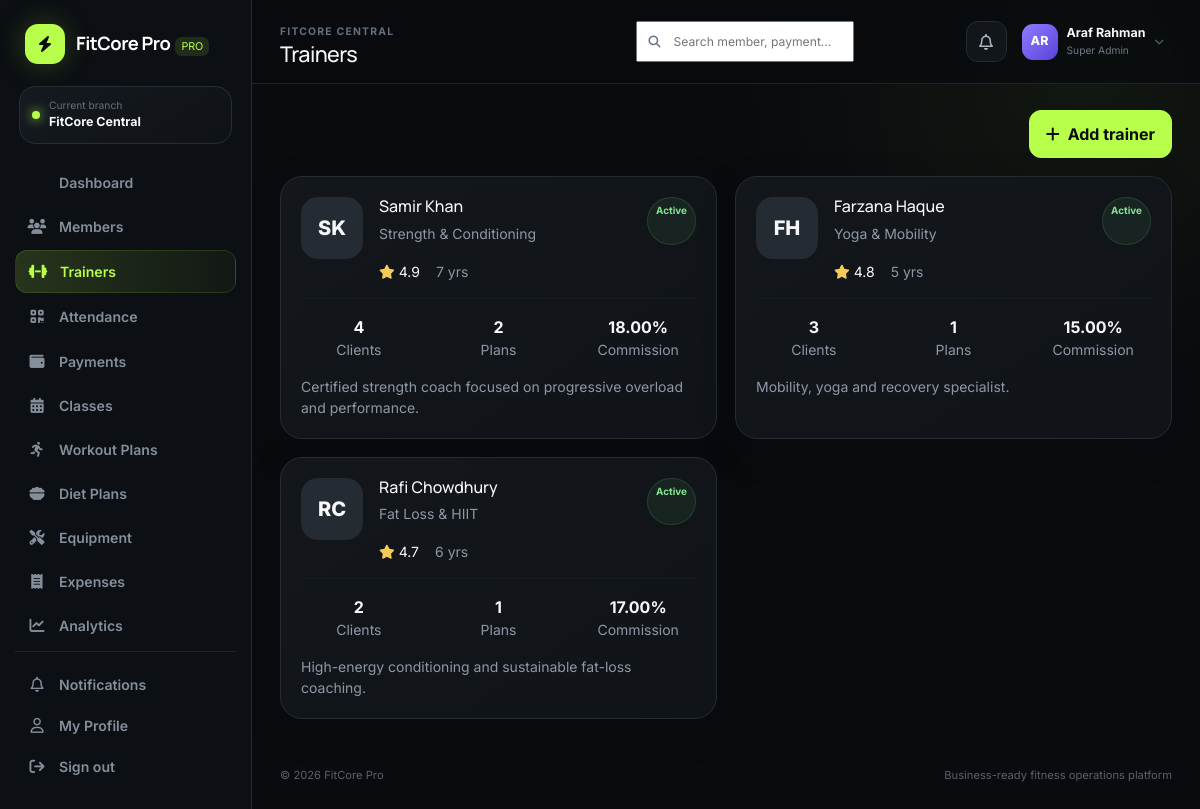
The app's page /app/trainers.php (signed in) with its own data.
### tables this page shows
CREATE TABLE branches (
  id INT UNSIGNED AUTO_INCREMENT PRIMARY KEY,
  name VARCHAR(120) NOT NULL,
  code VARCHAR(20) NOT NULL UNIQUE,
  address VARCHAR(255), phone VARCHAR(40),
  status ENUM('active','inactive') DEFAULT 'active',
  created_at TIMESTAMP DEFAULT CURRENT_TIMESTAMP
);

CREATE TABLE trainers (
  id INT UNSIGNED AUTO_INCREMENT PRIMARY KEY,
  user_id INT UNSIGNED NULL,
  branch_id INT UNSIGNED NOT NULL,
  name VARCHAR(120) NOT NULL,
  email VARCHAR(160), phone VARCHAR(40), photo VARCHAR(255),
  specialization VARCHAR(160), experience_years INT DEFAULT 0,
  rating DECIMAL(2,1) DEFAULT 5.0,
  commission_rate DECIMAL(5,2) DEFAULT 0,
  bio TEXT,
  status ENUM('active','inactive','leave') DEFAULT 'active',
  created_at TIMESTAMP DEFAULT CURRENT_TIMESTAMP,
  FOREIGN KEY (user_id) REFERENCES users(id) ON DELETE SET NULL,
  FOREIGN KEY (branch_id) REFERENCES branches(id) ON DELETE CASCADE
);

### config/app.php (called while the page is built, shortened)
<?php
function env(string $key, ?string $default = null): ?string {
    $value = getenv($key);
    return $value === false ? $default : $value;
}
function app_base_path(): string {
    static $base = null;
    if ($base !== null) return $base;
    $forced = env('APP_BASE_PATH');
    $projectRoot = realpath(dirname(__DIR__)) ?: dirname(__DIR__);
    $docRoot = realpath($_SERVER['DOCUMENT_ROOT'] ?? '') ?: ($_SERVER['DOCUMENT_ROOT'] ?? '');
    if ($docRoot && str_starts_with(str_replace('\\','/',$projectRoot), str_replace('\\','/',$docRoot))) {
        $relative = trim(str_replace('\\','/', substr($projectRoot, strlen($docRoot))), '/');
        return $base = $relative ? '/' . $relative : '';
    }
    return $base = '';
}
function url(string $path = ''): string {
    return app_base_path() . ($path ? '/' . ltrim($path, '/') : '');
}

### includes/functions.php (called while the page is built, shortened)
<?php
require_once __DIR__ . '/../config/database.php';
function e(?string $value): string { return htmlspecialchars($value ?? '', ENT_QUOTES, 'UTF-8'); }
function initials(string $name): string { $p=preg_split('/\s+/', trim($name)); return strtoupper(substr($p[0]??'U',0,1).substr($p[1]??'',0,1)); }
function query_value(string $sql, array $params=[]): mixed {
    $s=db()->prepare($sql); $s->execute($params); return $s->fetchColumn();
}
function query_all(string $sql, array $params=[]): array {
    $s=db()->prepare($sql); $s->execute($params); return $s->fetchAll();
}
function setting(string $key, mixed $default=null): mixed {
    static $settings = null;
    if ($settings === null) {
        $settings = [];
        try {
            foreach (query_all('SELECT setting_key,setting_value FROM system_settings') as $row) {
                $settings[$row['setting_key']] = $row['setting_value'];
            }
        } catch (Throwable $e) {
            $settings = [];
        }
    }
    return array_key_exists($key,$settings) ? $settings[$key] : $default;
}
function status_badge(string $status): string {
    return match(strtolower($status)) {
        'active','paid','good','completed','available','healthy','attended' => 'success',
        'pending','due','maintenance','warning','at risk','frozen','waitlist','paused' => 'warning',
        'expired','inactive','failed','damaged','cancelled','high risk','refunded' => 'danger',
        default => 'secondary',
    };
}
function current_branch_id(): int {
    $user = $_SESSION['user'] ?? [];
    return (int)($_SESSION['branch_id'] ?? $user['branch_id'] ?? 1);
}
function branch_name(?int $id=null): string {
    $id = $id ?: current_branch_id();
    return (string)(query_value('SELECT name FROM branches WHERE id=?', [$id]) ?: 'Main Branch');
}

### config/database.php (called while the page is built)
<?php
require_once __DIR__ . '/app.php';
function db(): PDO {
    static $pdo = null;
    if ($pdo instanceof PDO) return $pdo;
    $host = env('DB_HOST', '127.0.0.1');
    $port = env('DB_PORT', '3306');
    $name = env('DB_NAME', 'fitcore_pro');
    $user = env('DB_USER', 'root');
    $pass = env('DB_PASS', '');
    $charset = 'utf8mb4';
    $dsn = "mysql:host={$host};port={$port};dbname={$name};charset={$charset}";
    try {
        $pdo = new PDO($dsn, $user, $pass, [
            PDO::ATTR_ERRMODE => PDO::ERRMODE_EXCEPTION,
            PDO::ATTR_DEFAULT_FETCH_MODE => PDO::FETCH_ASSOC,
            PDO::ATTR_EMULATE_PREPARES => false,
        ]);
    } catch (PDOException $e) {
        http_response_code(500);
        $safeMessage = htmlspecialchars($e->getMessage(), ENT_QUOTES, 'UTF-8');
        echo '<!doctype html><html><head><meta charset="utf-8"><title>Database setup</title><style>body{font-family:system-ui;background:#0b0d10;color:#fff;padding:40px}.box{max-width:760px;margin:auto;background:#15181d;padding:28px;border-radius:20px;border:1px solid #2a2f37}code{color:#b8ff58}</style></head><body><div class="box"><h2>FitCore Pro database is not connected</h2><p>Import <code>database/fitcore.sql</code>, then copy <code>.env.example</code> to <code>.env</code> and update the database values.</p><p><small>' . $safeMessage . '</small></p></div></body></html>';
        exit;
    }
    return $pdo;
}

### includes/auth.php (called while the page is built, shortened)
<?php
require_once __DIR__ . '/functions.php';
function user(): array { return $_SESSION['user'] ?? []; }

### app/trainers.php (the view, shortened to what this page needs)
<?php
require_once __DIR__.'/../includes/auth.php';require_role(['super_admin','manager','receptionist']);$bid=current_branch_id();
$rows=query_all("SELECT t.*,(SELECT COUNT(*) FROM members m WHERE m.trainer_id=t.id AND m.status='active') clients,(SELECT COUNT(*) FROM workout_plans w WHERE w.trainer_id=t.id AND w.status='active') active_plans FROM trainers t WHERE t.branch_id=? ORDER BY t.status,t.rating DESC",[$bid]);
$pageTitle='Trainers';include __DIR__.'/../includes/header.php'; ?>
<div class="page-actions"><?php if(in_array(user()['role'],['super_admin','manager'])): ?><button class="btn btn-primary" data-bs-toggle="modal" data-bs-target="#addTrainer"><i class="fa-solid fa-plus me-2"></i>Add trainer</button><?php endif; ?></div><div class="grid-3"><?php foreach($rows as $t): ?><div class="panel"><div class="d-flex gap-3 align-items-start"><div class="profile-avatar" style="width:62px;height:62px;border:0;border-radius:17px"><?= e(initials($t['name'])) ?></div><div class="flex-grow-1"><div class="d-flex justify-content-between gap-2"><div><h3 class="mb-1" style="font-family:Manrope;font-size:1rem"><?= e($t['name']) ?></h3><small class="text-muted"><?= e($t['specialization']) ?></small></div><span class="badge-soft badge-<?= status_badge($t['status']) ?>"><?= e(ucfirst($t['status'])) ?></span></div><div class="d-flex gap-3 mt-3 small"><span><i class="fa-solid fa-star" style="color:#f5ca58"></i> <?= e($t['rating']) ?></span><span class="text-muted"><?= (int)$t['experience_years'] ?> yrs</span></div></div></div><hr style="border-color:#2a3038"><div class="row text-center"><div class="col"><strong><?= (int)$t['clients'] ?></strong><small class="d-block text-muted">Clients</small></div><div class="col"><strong><?= (int)$t['active_plans'] ?></strong><small class="d-block text-muted">Plans</small></div><div class="col"><strong><?= e($t['commission_rate']) ?>%</strong><small class="d-block text-muted">Commission</small></div></div><p class="text-muted small mt-3 mb-0"><?= e($t['bio']?:'Fitness coach at FitCore Pro.') ?></p></div><?php endforeach; ?></div>
<?php include __DIR__.'/../includes/footer.php'; ?>

### includes/header.php (shortened to what this page needs)
<?php
require_once __DIR__ . '/auth.php';
$pageTitle = $pageTitle ?? 'Dashboard';
$unread=(int)query_value('SELECT COUNT(*) FROM notifications WHERE branch_id=? AND is_read=0 AND (user_id IS NULL OR user_id=?)',[current_branch_id(),user()['id']]);
?>
<!doctype html><html lang="en"><head>
<title><?= e($pageTitle) ?> · <?= e(setting('company_name',APP_NAME)) ?></title>
<link href="https://cdn.jsdelivr.net/npm/bootstrap@5.3.3/dist/css/bootstrap.min.css" rel="stylesheet">
<link href="https://cdnjs.cloudflare.com/ajax/libs/font-awesome/6.6.0/css/all.min.css" rel="stylesheet">
<link href="<?= url('assets/css/style.css') ?>" rel="stylesheet">
</head><body class="app-body">
<?php include __DIR__.'/sidebar.php'; ?>
<main class="main-shell">
<header class="topbar">
  <div class="topbar-title"><span class="eyebrow"><?= e(branch_name()) ?></span><h1><?= e($pageTitle) ?></h1></div>
  <div class="topbar-actions">
    <form class="top-search" action="<?= url('app/search.php') ?>" method="get"><i class="fa-solid fa-magnifying-glass"></i><input name="q" placeholder="Search member, payment..." aria-label="Global search"></form>
    <a class="icon-btn" href="<?= url('app/notifications.php') ?>"><i class="fa-regular fa-bell"></i><?php if($unread): ?><span class="notify-dot"></span><?php endif; ?></a>
    <div class="user-chip">
      <div class="avatar"><?= e(initials(user()['name']??'User')) ?></div>
      <div><strong><?= e(user()['name']??'User') ?></strong><small><?= e(ucwords(str_replace('_',' ',user()['role']??''))) ?></small></div>
      <i class="fa-solid fa-chevron-down"></i>
    </div>
  </div>
</header>
<section class="content-wrap">

### includes/sidebar.php
<?php
$active = basename($_SERVER['PHP_SELF']);
$role = user()['role'] ?? '';
$nav = [
 ['dashboard.php','fa-grid-2','Dashboard',['super_admin','manager','receptionist','trainer','accountant']],
 ['members.php','fa-users','Members',['super_admin','manager','receptionist','trainer']],
 ['trainers.php','fa-dumbbell','Trainers',['super_admin','manager','receptionist']],
 ['attendance.php','fa-qrcode','Attendance',['super_admin','manager','receptionist','trainer']],
 ['payments.php','fa-wallet','Payments',['super_admin','manager','receptionist','accountant']],
 ['classes.php','fa-calendar-days','Classes',['super_admin','manager','receptionist','trainer']],
 ['workouts.php','fa-person-running','Workout Plans',['super_admin','manager','trainer']],
 ['diet_plans.php','fa-bowl-food','Diet Plans',['super_admin','manager','trainer']],
 ['equipment.php','fa-screwdriver-wrench','Equipment',['super_admin','manager']],
 ['expenses.php','fa-receipt','Expenses',['super_admin','manager','accountant']],
 ['analytics.php','fa-chart-line','Analytics',['super_admin','manager','accountant']],
 ['reports.php','fa-file-export','Reports',['super_admin','manager','accountant']],
 ['plans.php','fa-tags','Membership Plans',['super_admin','manager']],
 ['branches.php','fa-code-branch','Branches',['super_admin']],
 ['audit_logs.php','fa-clock-rotate-left','Audit Logs',['super_admin']],
 ['settings.php','fa-sliders','Settings',['super_admin']],
];
?>
<aside class="sidebar" id="sidebar">
  <a class="brand" href="<?= url('app/dashboard.php') ?>">
    <span class="brand-mark"><i class="fa-solid fa-bolt"></i></span>
    <span><strong><?= e(setting('company_name','FitCore Pro')) ?></strong><em>PRO</em></span>
  </a>
  <div class="branch-pill"><span class="dot"></span><div><small>Current branch</small><strong><?= e(branch_name()) ?></strong></div></div>
  <nav>
    <?php foreach($nav as [$file,$icon,$label,$roles]): if(!in_array($role,$roles,true)) continue; ?>
      <a class="nav-link <?= $active===$file?'active':'' ?>" href="<?= url('app/'.$file) ?>"><i class="fa-solid <?= $icon ?>"></i><span><?= e($label) ?></span></a>
    <?php endforeach; ?>
  </nav>
  <div class="sidebar-bottom">
    <a class="nav-link <?= $active==='notifications.php'?'active':'' ?>" href="<?= url('app/notifications.php') ?>"><i class="fa-regular fa-bell"></i><span>Notifications</span></a>
    <a class="nav-link <?= $active==='profile.php'?'active':'' ?>" href="<?= url('app/profile.php') ?>"><i class="fa-regular fa-user"></i><span>My Profile</span></a>
    <a class="nav-link logout" href="<?= url('auth/logout.php') ?>"><i class="fa-solid fa-arrow-right-from-bracket"></i><span>Sign out</span></a>
  </div>
</aside>

### records on screen
branches: name "FitCore Central", name "FITCORE CENTRAL"
trainers: name "SK", name "Samir Khan", specialization "Strength & Conditioning", status "Active", rating "4.9", experience_years "7", clients "4", active_plans "2", commission_rate "18.00", bio "Certified strength coach focused on progressive overload and performance."
trainers: name "FH", name "Farzana Haque", specialization "Yoga & Mobility", status "Active", rating "4.8", experience_years "5", clients "3", active_plans "1", commission_rate "15.00", bio "Mobility, yoga and recovery specialist."
trainers: name "RC", name "Rafi Chowdhury", specialization "Fat Loss & HIIT", status "Active", rating "4.7", experience_years "6", clients "2", active_plans "1", commission_rate "17.00", bio "High-energy conditioning and sustainable fat-loss coaching."

### other values on screen
setting('company_name','FitCore Pro') "FitCore Pro"
$label "Dashboard"
$label "Members"
$label "Trainers"
$label "Attendance"
$label "Payments"
$label "Classes"
$label "Workout Plans"
$label "Diet Plans"
$label "Equipment"
$label "Expenses"
$label "Analytics"
$pageTitle "Trainers"
initials(user()['name']??'User') "AR"
user()['name'] "Araf Rahman"
